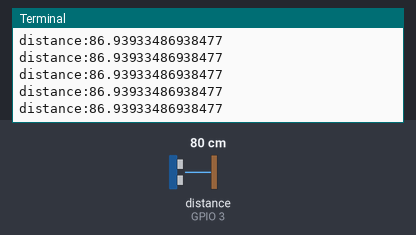
The program below on a simulated Raspberry Pi (BCM pin numbers). Parts: the last lines printed to the terminal. Inputs (shaded band) come from the test bench; at power-on: distance to the obstacle (sensor on GPIO 3) 80 cm. The echo pulse lasts 58.3 µs per cm; the clock reads 2024-03-15 10:24:30 at power-on unless the program sets it.

Above: at 5.0 s.
5.1 s: distance to the obstacle (sensor on GPIO 3) set to 2 cm
At 5.5 s:
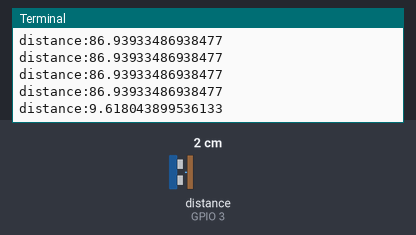
6.6 s: distance to the obstacle (sensor on GPIO 3) set to 4 cm
At 7.0 s:
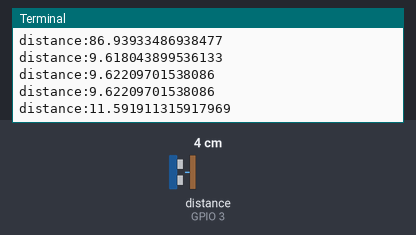
Timing chart, 0 to 9.6 s (numbered marks = the images above; inputs shaded):
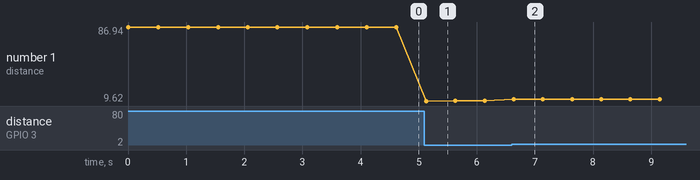

The program:

ultrason.py
```python
import time
import RPi.GPIO as GPIO


def checkdist():
    TRIG_PIN = 2
    ECHO_PIN = 3

    GPIO.setmode(GPIO.BCM)
    GPIO.setup(TRIG_PIN,GPIO.OUT,initial = GPIO.LOW)
    GPIO.setup(ECHO_PIN,GPIO.IN)
    GPIO.output(TRIG_PIN,GPIO.HIGH)
    time.sleep(0.00001)
    GPIO.output(TRIG_PIN,GPIO.LOW)
    t1 = time.time()
    while not GPIO.input(ECHO_PIN):
        pass
    while GPIO.input(ECHO_PIN):
        pass
    t2 = time.time()
    return(t2-t1)*34000/2


if __name__ == '__main__':
    try:
        min_distance = 1000.0
        for i in range(1,300):
            print('distance:'+str(checkdist()))
            if(checkdist()<min_distance):
                min_distance = checkdist()
            time.sleep(0.5)
        print('min_distance:' + str(min_distance))
    except KeyboardInterrupt:
        GPIO.cleanup()
```

Measured:
- after the input at 5.1 s, the terminal: prints a new line at once (image 1)
- after the input at 6.6 s, the terminal: prints a new line at once (image 2)
- plotted number 1: 86.94 → 9.62 after the input at 5.1 s, 9.62 → 11.59 after the input at 6.6 s
